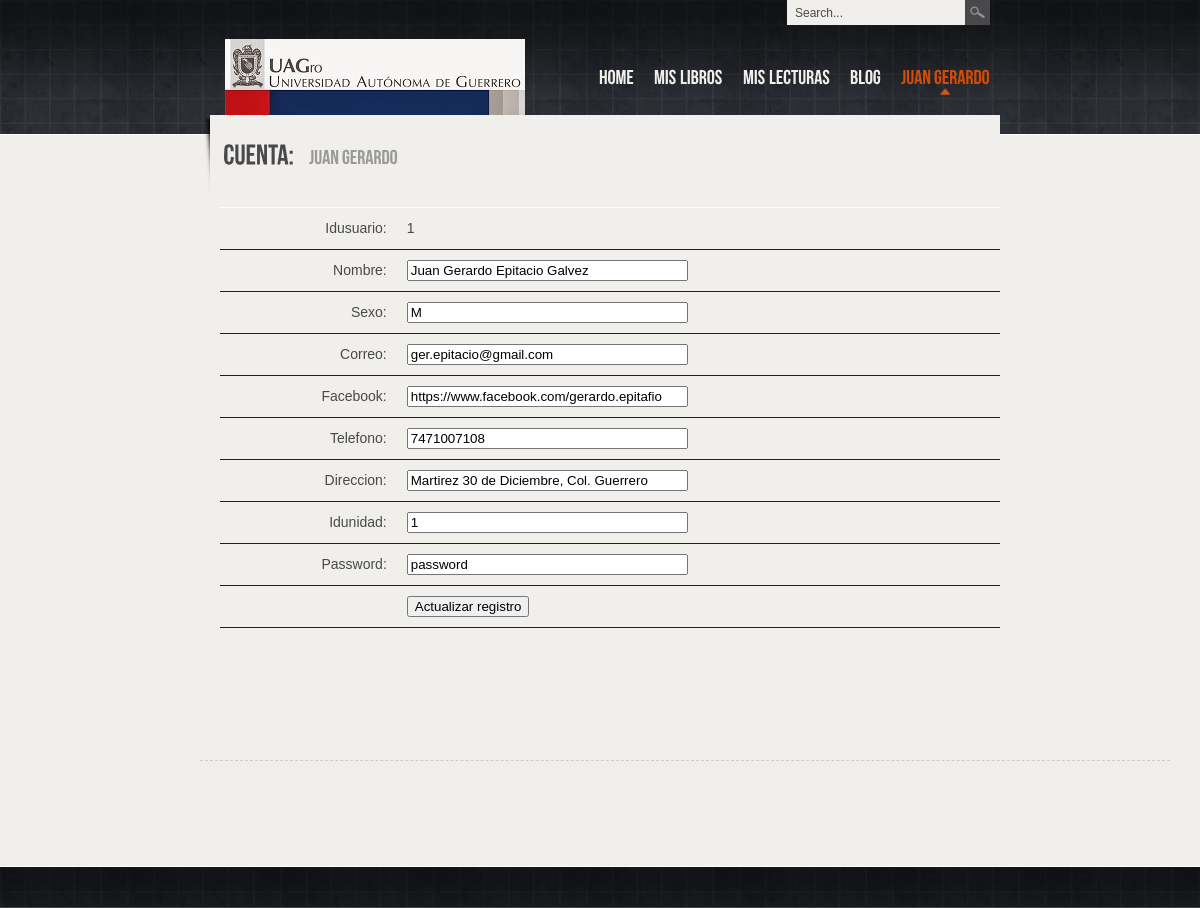
The page /editarCuenta.php (signed in) on the database its author committed.
### tables this page shows
CREATE TABLE IF NOT EXISTS `usuario` (
  `idusuario` int(11) NOT NULL AUTO_INCREMENT,
  `nombre` varchar(100) DEFAULT NULL,
  `sexo` char(1) DEFAULT NULL COMMENT 'm = masculino\nf = femenino',
  `correo` varchar(100) DEFAULT NULL,
  `facebook` varchar(100) DEFAULT NULL,
  `telefono` varchar(20) DEFAULT NULL,
  `direccion` varchar(100) DEFAULT NULL,
  `idunidad` int(11) DEFAULT NULL,
  `password` text,
  PRIMARY KEY (`idusuario`),
  KEY `idx_usuario` (`idunidad`)
);

### editarCuenta.php (the view, shortened to what this page needs)
<?php require_once('Connections/coneccion.php'); ?>
<?php
$editFormAction = $_SERVER['PHP_SELF'];
if (isset($_SERVER['QUERY_STRING'])) {
  $editFormAction .= "?" . htmlentities($_SERVER['QUERY_STRING']);
}
$colname_infousuario = "-1";
if (isset($_SESSION['idusuario'])) {
  $colname_infousuario = (get_magic_quotes_gpc()) ? $_SESSION['idusuario'] : addslashes($_SESSION['idusuario']);
}
$query_infousuario = sprintf("SELECT * FROM usuario WHERE idusuario = %s", $colname_infousuario);
$infousuario = mysql_query($query_infousuario, $coneccion) or die(mysql_error());
$row_infousuario = mysql_fetch_assoc($infousuario);
?>
<!DOCTYPE html PUBLIC "-//W3C//DTD XHTML 1.0 Strict//EN" "http://www.w3.org/TR/xhtml1/DTD/xhtml1-strict.dtd">
<html xmlns="http://www.w3.org/1999/xhtml" xml:lang="en" lang="en">
	<head>
		<link rel="stylesheet" href="css/style.css" type="text/css" media="screen" />
		<link rel="stylesheet" href="js/prettyPhoto/css/prettyPhoto.css" type="text/css" media="screen" />
		<link rel="stylesheet" type="text/css" media="screen" href="css/superfish-custom.css" />
        <link rel="stylesheet" href="css/jquery.tabs.css" type="text/css" media="print, projection, screen" />
	</head>
	<body>
		<div id="header">
		<div class="degree">
			<div class="wrapper">
				<a href="home.php"><img src="img/logo.png" alt="Logo" id="logo" /></a>
				<div class="top-search">
					<form  method="get" id="searchform" action="">
						<div>
							<input type="text" value="Search..." name="s" id="s" onfocus="defaultInput(this)" onblur="clearInput(this)" />
							<input type="submit" id="searchsubmit" value=" " />
						</div>
					</form>
				</div>
				<div id="nav-holder">
					<ul id="nav" class="sf-menu">
						<li ><a href="home.php">HOME</a>
						</li>
						<li  ><a href="libros.php">MIS LIBROS</a>
						</li>
						<li><a href="lecturas.php">MIS LECTURAS</a>
						</li>
						<li ><a href="blogs.php">BLOG</a>
						</li>
						<li class="current_page_item"><a href="about.php?idusuario=<?php echo $_SESSION['idusuario'];?>"> <?php echo $_SESSION['nombre'];?></a>
						</li>
					</ul>
				</div>
			</div>
		</div>
		</div>
		<div id="main">
			<div class="wrapper">
				<div class="content">
					<div class="title-holder">
						<span class="title">Cuenta: </span>
						<span class="subtitle"> <?php echo $_SESSION['nombre']; ?> </span>					</div>
				  <div class="page-content">
						<form method="post" name="form1" action="<?php echo $editFormAction; ?>">
				                          <table align="center">
                          <tr valign="baseline">
                            <td nowrap align="right">Idusuario:</td>
                            <td><?php echo $row_infousuario['idusuario']; ?></td>
                          </tr>
                          <tr valign="baseline">
                            <td nowrap align="right">Nombre:</td>
                            <td><input type="text" name="nombre" value="<?php echo $row_infousuario['nombre']; ?>" size="32"></td>
                          </tr>
                          <tr valign="baseline">
                            <td nowrap align="right">Sexo:</td>
                            <td><input type="text" name="sexo" value="<?php echo $row_infousuario['sexo']; ?>" size="32"></td>
                          </tr>
                          <tr valign="baseline">
                            <td nowrap align="right">Correo:</td>
                            <td><input type="text" name="correo" value="<?php echo $row_infousuario['correo']; ?>" size="32"></td>
                          </tr>
                          <tr valign="baseline">
                            <td nowrap align="right">Facebook:</td>
                            <td><input type="text" name="facebook" value="<?php echo $row_infousuario['facebook']; ?>" size="32"></td>
                          </tr>
                          <tr valign="baseline">
                            <td nowrap align="right">Telefono:</td>
                            <td><input type="text" name="telefono" value="<?php echo $row_infousuario['telefono']; ?>" size="32"></td>
                          </tr>
                          <tr valign="baseline">
                            <td nowrap align="right">Direccion:</td>
                            <td><input type="text" name="direccion" value="<?php echo $row_infousuario['direccion']; ?>" size="32"></td>
                          </tr>
                          <tr valign="baseline">
                            <td nowrap align="right">Idunidad:</td>
                            <td><input type="text" name="idunidad" value="<?php echo $row_infousuario['idunidad']; ?>" size="32"></td>
                          </tr>
                          <tr valign="baseline">
                            <td nowrap align="right">Password:</td>
                            <td><input type="text" name="password" value="<?php echo $row_infousuario['password']; ?>" size="32"></td>
                          </tr>
                          <tr valign="baseline">
                            <td nowrap align="right">&nbsp;</td>
                            <td><input type="submit" value="Actualizar registro"></td>
                          </tr>
                        </table>
                      </form>
                      <p>&nbsp;</p>
                      <p>&nbsp;</p>
				  </div>
				</div>
				<div class="twitter-reader">
					<script>Chirp({user:"ansimuz",max:1})</script></div>
		  </div>
	</div>
		<div id="footer">
		<div class="degree">
</div>
		</div>
	</body>
</html>

### css/style.css (style rules this page uses)
body { line-height: 1; color: #49494b; background: #f0efeb; font-family: Tahoma, Arial, Helvetica, sans-serif; font-size: 14px; font-size: 14px; text-align: justify; width: auto; }
a { color: #42c8f4; }
#header #main, #footer, #bottom { width: 100%; }
#header { height: 134px; background: #e5e3dc url(../img/bgs/webtreats/webtreats_blue_creme_pattern_87.jpg); border-bottom: 1px solid #fff; }
#home-header .degree, #header .degree { background:url(../img/top-degree.png) repeat-x; height: 100%; width: 100%; }
.wrapper { width: 800px; margin: 0 auto; position: relative; }
#logo { position: absolute; top:39px; left: 25px; }
.top-search { position: absolute; top:0px; right: 10px; }
.content { position: relative; overflow: hidden; top: -20px; min-height: 600px; line-height: 1.5em; }
.content p, .content-blog p { margin-bottom: 21px; }
.page-content { width: 800px; margin-left: 20px; margin-right: 20px; overflow: hidden; }
table, td, th { vertical-align:middle; }
table { border-collapse:separate; border-spacing:0; border-top:1px solid white; margin-bottom:28px; width:100%; text-align: left; }
td { padding:10px; }
td, th { border-bottom: 1px solid #1f1f1f; }
#searchform #s { color: #49494b; font-size: 12px; width: 160px; height: 21px; margin: 0px 0px 5px 0px; padding: 2px 35px 2px 8px; border: 0; background: #f0efeb; }
#searchform #searchsubmit { position: absolute; top: 0px; right: 0px; width: 25px; height: 25px; border: 0px; background: url(../img/sprites.png) no-repeat transparent 0px 0px; }
#nav-holder { width: 700px; position: absolute; top:68px; right: 10px; font-size: 20px; }
#nav { display: block; float: right; }
#nav li { display: block; float: left; padding-left: 20px; }
#nav li:first-child { padding-left: 0px; }
#nav li a { color: #f0efeb; text-decoration: none; padding-bottom: 5px; }
#nav>li>a:hover, #nav>li.current_page_item>a { color: #d24c0a; background: url(../img/sprites.png) no-repeat center -51px; }
.title-holder { display: block; overflow: hidden; position: relative; width: 1000px; height: 82px; background: url(../img/title-bg.png) no-repeat ; margin-bottom: 10px; line-height: 1em; }
.title-holder .title { display: block; float: left; font-size: 28px; color: #49494b; margin-top: 30px; margin-left: 23px; }
.title-holder .subtitle { display: block; float: left; font-size: 20px; color: #999999; margin-top: 35px; margin-left: 15px; }
.twitter-reader { position: relative; width: 970px; margin: 0px auto 20px auto; padding-top: 25px; color: #555555; min-height: 60px; font-style: italic; border-top: 1px dashed #ccc; z-index: 225; }
#footer { position: relative; width: 100%; background: #e5e3dc url(../img/bgs/webtreats/webtreats_blue_creme_pattern_87.jpg); border-top: 1px solid #fff; }
#footer .degree { background:url(../img/top-degree.png) repeat-x; height: 100%; width: 100%; padding-top: 20px; padding-bottom: 20px; }

### css/superfish-custom.css (style rules this page uses)
.sf-menu, .sf-menu * { margin: 0; padding: 0; list-style: none; }
.sf-menu { line-height: 1.0; }
.sf-menu li { float: left; position: relative; }
.sf-menu a { display: block; position: relative; }

### rows shown on the page
usuario: idusuario "1", nombre "Juan Gerardo Epitacio Galvez", sexo "M", correo "ger.epitacio@gmail.com", facebook "https://www.facebook.com/gerardo.epitafio", telefono "7471007108", direccion "Martirez 30 de Diciembre, Col. Guerrero", idunidad "1", password "password"
